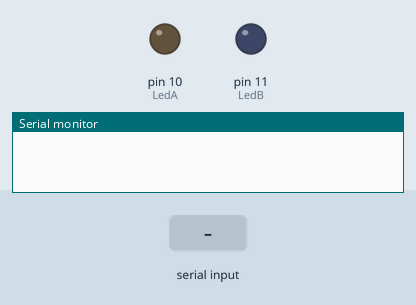
The sketch below on a simulated Arduino Uno, built with avr-gcc and run on an emulated ATmega328P. Parts: output pins drawn as LEDs (lit = HIGH), the last lines printed to the serial monitor. The test bench sets the inputs (shaded band).

Above: at 1.2 s.
1.3 s: "1" received over Serial
At 1.6 s:
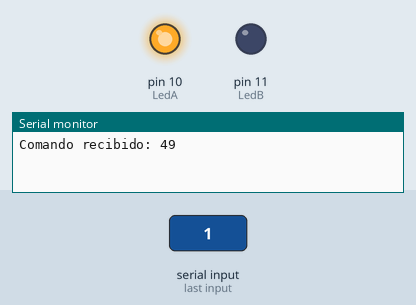
2.8 s: "3" received over Serial
At 3.9 s:
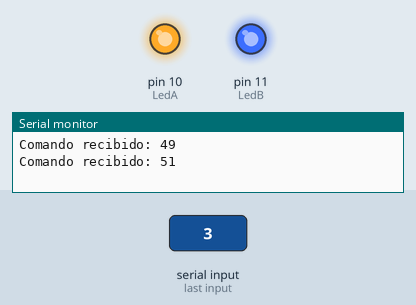
4.3 s: "2" received over Serial
At 5.1 s:
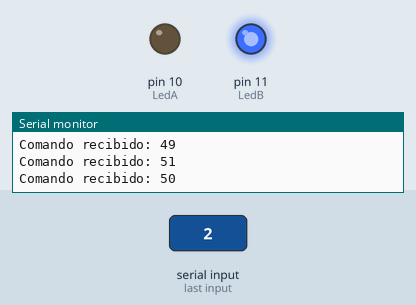
5.8 s: "4" received over Serial
At 6.2 s:
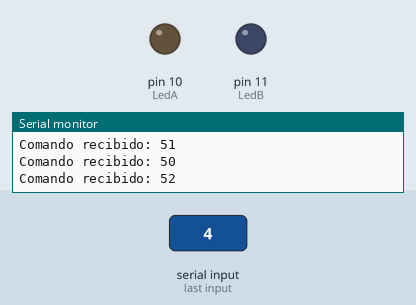
Timing chart, 0 to 8.3 s (numbered marks = the images above; inputs shaded):
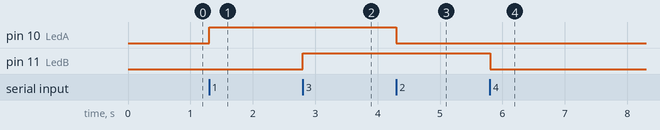

The sketch:

17-BluetoothHC-06.ino
```cpp
//Sensor de Bluetooth - HC-O6
//El sensor sus pines RX Y TX van cruzados con los de la placa Arduino, pines 0 y 1, igualmente con libreria se puede cambiar a otros pines

#define LedA 10
#define LedB 11

void setup (){
  Serial.begin(9600);
  pinMode(LedA, OUTPUT);
  pinMode(LedB, OUTPUT);
}

void loop (){
  //Comandos que recibe del sensor Bluetooth el dispositivo, en este caso son 4 condiciones que enviamos y alternas el estado de los dos leds
  int comando = 0;
  //Verificar si tenemos monitor serial, señal*
  if (Serial.available()){
    comando = Serial.read();
    Serial.print("Comando recibido: ");
    Serial.println(comando);
  }

  //Switch para hacer las condiciones
  switch (comando){

    case '1':
      digitalWrite(LedA, HIGH);
      break;

    case '2':
      digitalWrite(LedA, LOW);
      break;

    case '3':
      digitalWrite(LedB, HIGH);
      break;

    case '4':
      digitalWrite(LedB, LOW);
      break;
  }
}
```

Measured:
- after the input at 1.3 s, pin 10 (LedA): LOW → HIGH at once
- after the input at 2.8 s, pin 11 (LedB): LOW → HIGH at once
- after the input at 4.3 s, pin 10 (LedA): HIGH → LOW at once
- after the input at 5.8 s, pin 11 (LedB): HIGH → LOW at once
